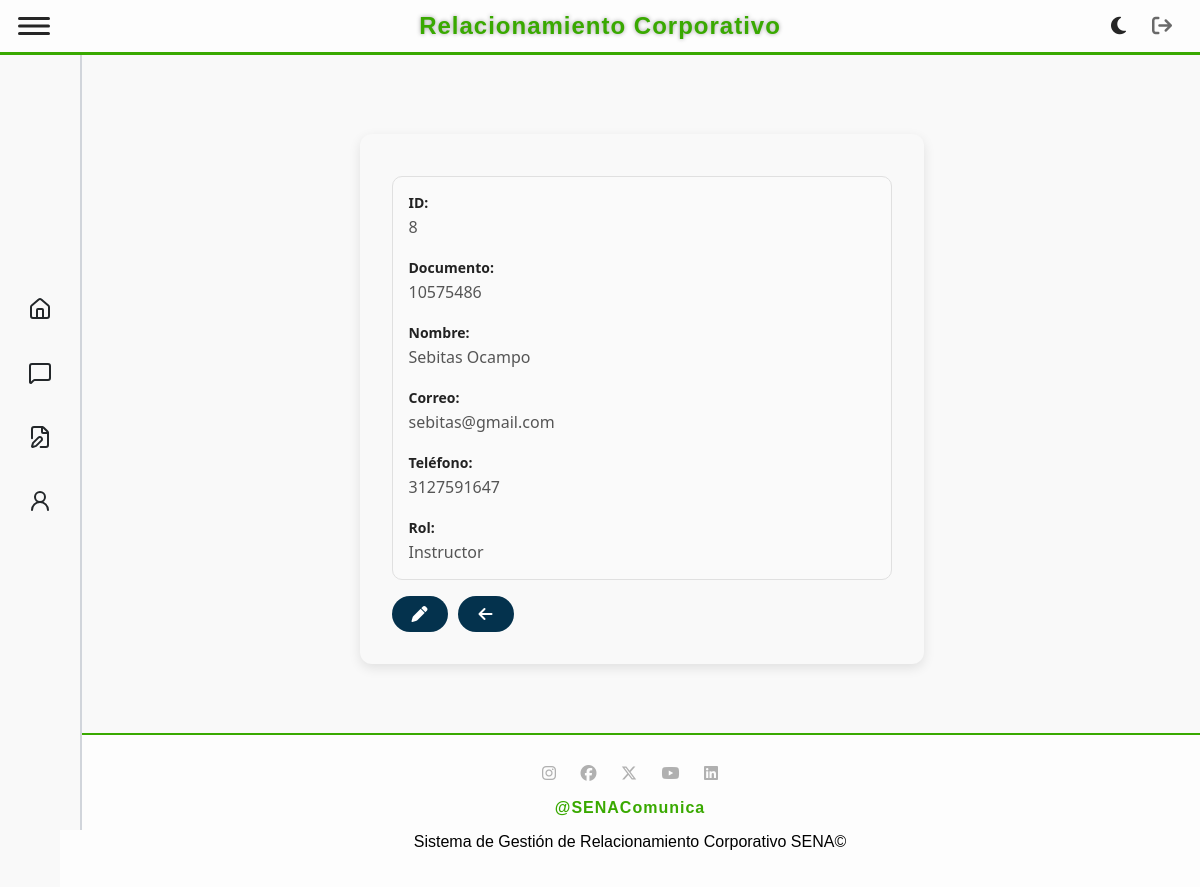
The app's page /usuario/view/8 (signed in), older data.
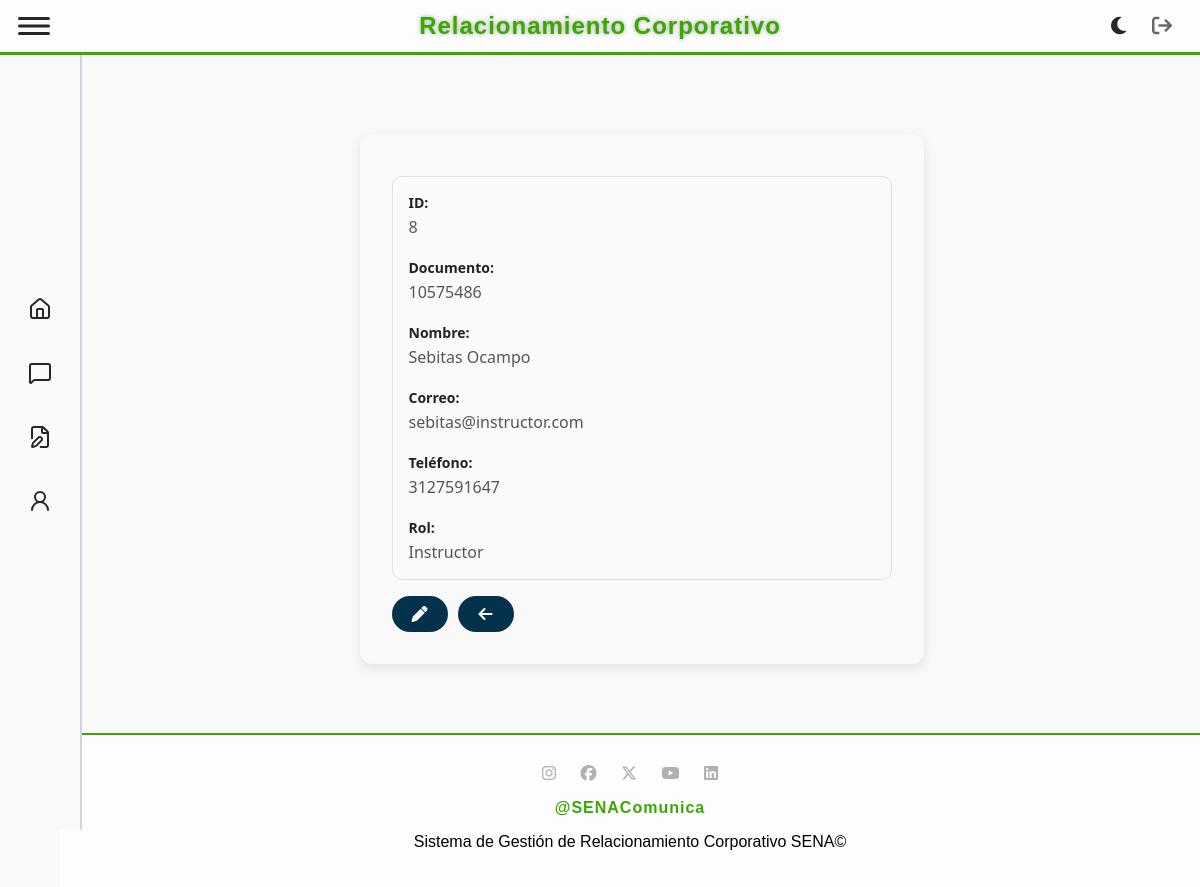
The same page, newer data.
### tables this page shows
CREATE TABLE `usuario` (
  `idUsuario` int(11) NOT NULL,
  `DocumentoUsuario` varchar(20) NOT NULL,
  `NombreUsuario` varchar(100) NOT NULL,
  `CorreoUsuario` varchar(100) NOT NULL,
  `TelefonoUsuario` varchar(10) NOT NULL,
  `ContraseñaUsuario` varchar(255) NOT NULL,
  `FKidRol` int(11) NOT NULL
);

CREATE TABLE `rol` (
  `idRol` int(11) NOT NULL,
  `Rol` varchar(45) NOT NULL
);

### app/controllers/baseController.php (called while the page is built, shortened)
<?php
class BaseController {
    public $layout = "default";
    public function render(string $view, array $arrayData = null) {
        $layout = MAIN_APP_ROUTE . "../views/layouts/{$this->layout}.php";
        include_once $layout;
    }
}

### app/controllers/usuarioController.php (called while the page is built, shortened)
<?php
require_once "baseController.php";
require_once MAIN_APP_ROUTE . "../models/UsuarioModel.php";
class UsuarioController extends BaseController
{
    public function viewUsuario($id)
    {
        $usuarioObj = new UsuarioModel();
        $usuario = $usuarioObj->getUsuario($id);
        $data = [
            "titulo" => "Ver Usuario",
            "usuario" => $usuario
        ];
        $this->render("usuario/viewOne.php", $data);
    }
}

### app/models/BaseModel.php (called while the page is built, shortened)
<?php
abstract class BaseModel {
    public function __construct() {
        try {
            $options = [
                PDO::ATTR_ERRMODE => PDO::ERRMODE_EXCEPTION,
                PDO::ATTR_DEFAULT_FETCH_MODE => PDO::FETCH_OBJ
            ];
            $dsn = DRIVER.':host='.HOST.';dbname='.DATABASE;
            $this->dbConnection = new PDO($dsn, USERNAME_DB, PASSWORD_DB, $options);
        } catch (PDOException $ex) {
            echo 'Error en la conexión: '.$ex->getMessage();
            exit;
        }
    }
}

### app/models/UsuarioModel.php (called while the page is built, shortened)
<?php
require_once MAIN_APP_ROUTE."../models/BaseModel.php";
class UsuarioModel extends BaseModel {
    public function __construct(
        ?int $idUsuario = null,
        ?string $DocumentoUsuario = null,
        ?string $NombreUsuario = null,
        ?string $CorreoUsuario = null,
        ?string $TelefonoUsuario = null,
        ?string $ContraseñaUsuario = null,
        ?int $FKidRol = null
    ) {
        $this->table = "usuario";
    }
    public function getUsuario($id) {
        try {
            $sql = "SELECT u.*, r.Rol as NombreRol
                    FROM $this->table u
                    LEFT JOIN rol r ON u.FKidRol = r.idRol
                    WHERE u.idUsuario = :id";
            $statement = $this->dbConnection->prepare($sql);
            $statement->bindParam(":id", $id, PDO::PARAM_INT);
            $statement->execute();
            return $statement->fetch(PDO::FETCH_OBJ);
        } catch (PDOException $ex) {
            echo "Error al obtener usuario: " . $ex->getMessage();
        }
    }
}

### app/views/usuario/viewOne.php (the view, shortened to what this page needs)
<div class="data-container">
    <?php if ($usuario): ?>
        <div class="record record-column">
            <div class="field">
                <strong>ID:</strong>
                <span><?php echo $usuario->idUsuario ?></span>
            </div>
            <div class="field">
                <strong>Documento:</strong>
                <span><?php echo $usuario->DocumentoUsuario ?></span>
            </div>
            <div class="field">
                <strong>Nombre:</strong>
                <span><?php echo $usuario->NombreUsuario ?></span>
            </div>
            <div class="field">
                <strong>Correo:</strong>
                <span><?php echo $usuario->CorreoUsuario ?></span>
            </div>
            <div class="field">
                <strong>Teléfono:</strong>
                <span><?php echo $usuario->TelefonoUsuario ?></span>
            </div>
            <div class="field">
                <strong>Rol:</strong>
                <span><?php echo $usuario->NombreRol ?></span>
            </div>
        </div>
        <div class="buttons">
            <a href="/usuario/edit/<?php echo $usuario->idUsuario ?>" class="btn btn-primary" title="Editar"><i class="fas fa-pen"></i></a>
            <a href="/usuario/view" class="btn btn-secondary" title="Volver"><i class="fas fa-arrow-left"></i></a>
        </div>
    <?php else: ?>
        <p>Usuario no encontrado</p>
        <a href="/usuario/view" class="btn btn-secondary"><i class="fas fa-arrow-left"></i> Volver</a>
    <?php endif; ?>
</div>

Row changes from the older to the newer data that the page shows:
changed usuario "Sebitas Ocampo": CorreoUsuario "sebitas@gmail.com" → "sebitas@instructor.com"
